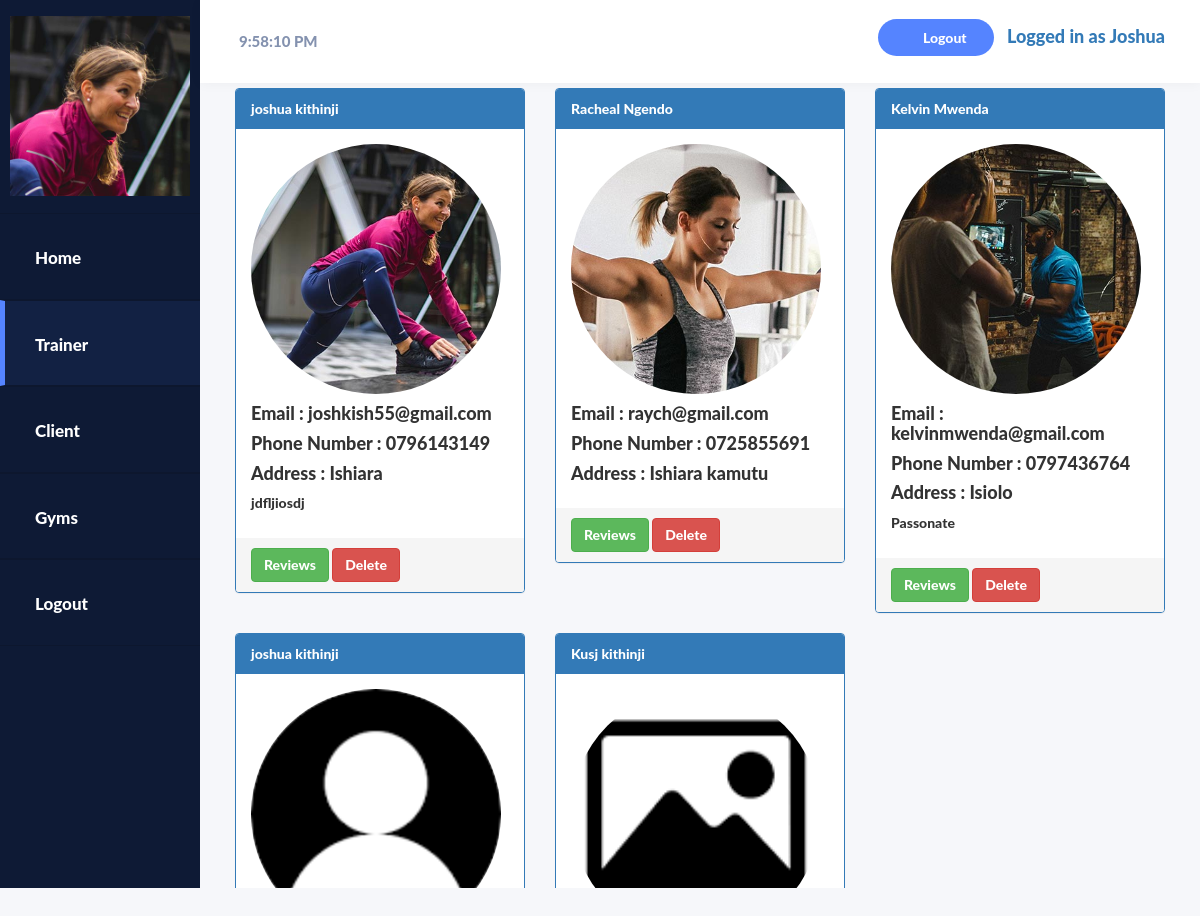
Screenshot of /admin/trainer.php (signed in) with the database file from the repository.
### tables this page shows
CREATE TABLE `trainers` (
  `trainer_id` int(10) NOT NULL,
  `trainer_fname` varchar(30) NOT NULL,
  `trainer_lname` varchar(30) NOT NULL,
  `trainer_pass` varchar(10) NOT NULL,
  `trainer_email` varchar(30) NOT NULL,
  `trainer_phone` varchar(15) NOT NULL,
  `trainer_address` varchar(30) NOT NULL,
  `trainer_profilepic` varchar(50) NOT NULL,
  `trainer_gender` varchar(30) NOT NULL,
  `trainer_shortdesc` text NOT NULL,
  `date_joined` datetime NOT NULL
);

### admin/trainer.php (the view, shortened to what this page needs)
<!DOCTYPE html>
<html>
<head>
	   <link rel="stylesheet" href="https://maxcdn.bootstrapcdn.com/bootstrap/3.4.1/css/bootstrap.min.css">
    <link rel="stylesheet" type="text/css" href="../css/style.css">
    <link rel="stylesheet" type="text/css" href="../DataTables/datatables.min.css"/>
</head>
<body class="home">
    <div class="container-fluid display-table">
        <div class="row display-table-row">
            <div class="col-md-2 col-sm-1 hidden-xs display-table-cell v-align box" id="navigation">
                <div class="logo">
                    <a hef="home.html"><img src="../image/person_1.jpg" alt="merkery_logo" class="hidden-xs hidden-sm">
                    </a>
                </div>
                <div class="navi">
                    <ul>
                        <li><a href="index.php"><i class="fa fa-home" aria-hidden="true"></i><span class="hidden-xs hidden-sm">Home</span></a></li>
                        <li class="active"><a href="trainer.php"><i class="fa fa-user" aria-hidden="true"></i><span class="hidden-xs hidden-sm">Trainer</span></a></li>
                        <li><a href="client.php"><i class="fa fa-user" aria-hidden="true"></i><span class="hidden-xs hidden-sm">Client</span></a></li>
                        <li><a href="gyms.php"><i class="fa fa-user" aria-hidden="true"></i><span class="hidden-xs hidden-sm">Gyms</span></a></li>
                        <li><a href="logout.php"><i class="fa fa-cog" aria-hidden="true"></i><span class="hidden-xs hidden-sm">Logout</span></a></li>
                    </ul>
                </div>
            </div>
            <div class="col-md-10 col-sm-11 display-table-cell v-align">
                <div class="row">
                    <header>
                        <div class="col-md-7">
                            <div class="search hidden-xs hidden-sm">
                               <form name="Tick">
<input type="text" size="11" name="Clock">
</form>
                            </div>
                        </div>
                        <div class="col-md-5">
                            <div class="header-rightside">
                                <ul class="list-inline header-top pull-right">
                                    <li class="hidden-xs"><a href="logout.php" class="add-project">Logout </a></li>
                                    <li><a href="#"><h4><span>Logged in as <?php echo $_SESSION['adminName']; ?></span></h4></a></li>
                                </ul>
                            </div>
                        </div>
                    </header>
                </div>
                <div class="user-dashboard">
 <div class="row">
                <?php
                include '../con.php';
                $sql = "SELECT * FROM trainers";
                $result = mysqli_query($con,$sql);
                while($row = mysqli_fetch_array($result))
{
              echo "<div class='col-md-4'>";
    echo "<div class='panel-group'>";
       echo  "<div class='panel panel-primary'>";
          echo "<div class='panel-heading'>" .$row['trainer_fname']." ".$row['trainer_lname']."</div>";
            echo "<div class='panel-body'><img src='../trainer/".$row['trainer_profilepic']."' width='250px' height='250px' style='border-radius: 50%;'/>";
                echo "<h4 class='card-title'><b>Email : </b>".$row['trainer_email']."</h4>";
                 echo "<h4 class='card-title'><b>Phone Number : </b>".$row['trainer_phone']."</h4>";
                  echo "<h4 class='card-title'><b>Address : </b>".$row['trainer_address']."</h4>";
                echo "<p>".$row['trainer_shortdesc']."</p>";
                 echo "</div>";
                 echo "<div class='panel-footer'><a href='reviews.php?id=".$row['trainer_id']."'><button class='btn btn-success   '>Reviews</button>     <a href='trainer.php?id=".$row['trainer_id']."'><button class='btn btn-danger   '>Delete</button></a></div>";
                 echo "</div>";
                 echo "</div>";
                 echo "</div>";
               }
                ?>
 </div>
    </div>
</body>
</html>

### css/style.css (style rules this page uses)
body { background-image: url(../image/bg_2.jpg); font-family: lato heavy; }
a:focus,a:hover,a { outline:none; text-decoration: none; }
li,ul { list-style: none; padding: 0; margin: 0; }
.home { background: #f6f7fa; }
#navigation { background: #0e1a35; height: 100%; }
#navigation { padding: 0; height: 100%; }
.display-table { display: table; padding: 0; height: 100%; width: 100%; }
.display-table-row { display: table-row; height: 100%; }
.display-table-cell { display: table-cell; float: none; height: 100%; }
.v-align { vertical-align: top; }
.logo img { max-width: 180px; padding: 16px 0 17px; width: 100%; }
.header-top { margin: 0; padding-top: 2px; }
.add-project { background: #5584ff none repeat scroll 0 0; border-radius: 100px; color: #ffffff; font-size: 14px; font-weight: 600; padding: 10px 27px 10px 45px; position: relative; }
.add-project::before { background: rgba(0, 0, 0, 0) url("../images/plus.png") no-repeat scroll 0 0; content: ""; ; height: 12px; left: 17px; position: absolute; top: 12px; width: 12px; }
.header-top li { display: inline-block; text-align: center; }
#navigation { -webkit-transition: all 0.5s ease; -moz-transition: all 0.5s ease; -o-transition: all 0.5s ease; transition: all 0.5s ease; }
.search input { border: none; font-size: 15px; padding: 15px 9px; width: 100%; background: rgba(0, 0, 0, 0) url("../images/search.png") no-repeat scroll 99% 12px; color: #8492af; }
header { background: #ffffff none repeat scroll 0 0; box-shadow: 0 1px 12px rgba(0, 0, 0, 0.04); display: inline-block !important; line-height: 23px; padding: 15px; transition: all 0.5s ease 0s; width: 100%; -webkit-transition: all 0.5s ease; -moz-transition: all 0.5s ease; -o-transition: all 0.5s ease; transition: all 0.5s ease; }
.logo { text-align: center; }
.navi a { border-bottom: 1px solid #0d172e; border-top: 1px solid #0d172e; color: #ffffff; display: block; font-size: 17px; font-weight: 500; padding: 28px 20px; text-decoration: none; }
.navi .active a { background: #122143; border-left: 5px solid #5584ff; padding-left: 15px; }
.hidden-xs { -webkit-transition: all 0.5s ease; -moz-transition: all 0.5s ease; -o-transition: all 0.5s ease; transition: all 0.5s ease; }
.user-dashboard { padding: 0 20px; overflow-y: scroll; height:800px; }

### rows the page displays
trainers: trainer_fname "joshua", trainer_lname "kithinji", trainer_profilepic (picture), trainer_email "joshkish55@gmail.com", trainer_phone "0796143149", trainer_address "Ishiara", trainer_shortdesc "jdfljiosdj"
trainers: trainer_fname "Racheal", trainer_lname "Ngendo", trainer_profilepic (picture), trainer_email "raych@gmail.com", trainer_phone "0725855691", trainer_address "Ishiara kamutu"
trainers: trainer_fname "Kelvin", trainer_lname "Mwenda", trainer_profilepic (picture), trainer_email "kelvinmwenda@gmail.com", trainer_phone "0797436764", trainer_address "Isiolo", trainer_shortdesc "Passonate"
trainers: trainer_fname "joshua", trainer_lname "kithinji", trainer_profilepic (placeholder picture)
trainers: trainer_fname "Kusj", trainer_lname "kithinji", trainer_profilepic (picture)

### other values shown
$_SESSION['adminName'] "Joshua"
